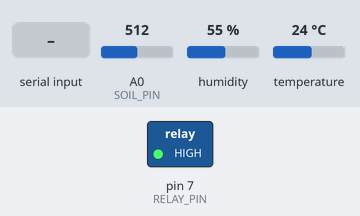
The sketch below on a simulated Arduino Uno, built with avr-gcc and run on an emulated ATmega328P. Shown: switched loads named in the sketch (green lamp = pin HIGH). Inputs (shaded band) come from the test bench; at power-on: A0 (SOIL_PIN) = 512, humidity 55 %, temperature 24 °C. The modem accepts every AT command (registered, SIM ready, sends succeed) and sends nothing else; what the sketch prints to the serial monitor is not drawn.

Above: at 2.4 s.
2.5 s: "ON" received over the second serial link
At 5.0 s:
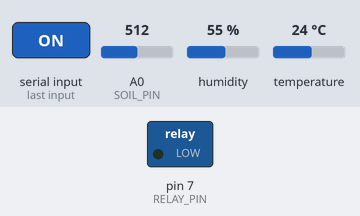
7.7 s: "OFF" received over the second serial link
At 9.3 s:
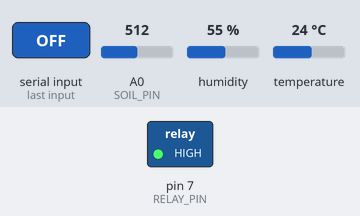
Timing chart, 0 to 10.8 s (numbered marks = the images above; inputs shaded):
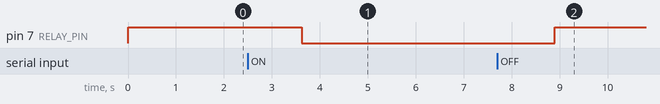

Measured:
- after the input at 2.5 s, pin 7 (RELAY_PIN): HIGH → LOW after 1.1 s
- after the input at 7.7 s, pin 7 (RELAY_PIN): LOW → HIGH after 1.2 s

The sketch:

sketch_oct19a.ino.ino
```cpp
#include <SoftwareSerial.h>
#include <DHT.h>

#define DHTPIN 2
#define DHTTYPE DHT11   // change to DHT22 if using DHT22
#define RELAY_PIN 7
#define SOIL_PIN A0
#define GSM_TX 9
#define GSM_RX 10

SoftwareSerial gsm(GSM_RX, GSM_TX);
DHT dht(DHTPIN, DHTTYPE);

bool pumpState = false; // false = OFF, true = ON
unsigned long lastSend = 0;
const unsigned long sendInterval = 5000; // 5 seconds

void setup() {
  Serial.begin(9600);        // Serial to PC
  gsm.begin(9600);          // SoftwareSerial to GSM
  dht.begin();
  pinMode(RELAY_PIN, OUTPUT);
  digitalWrite(RELAY_PIN, HIGH); // relay off (active LOW)
  Serial.println("System start");

  // Check GSM without blocking
  gsm.println("AT");
  delay(200);
  if (gsm.available()) {
    String r = gsm.readString();
    if (r.indexOf("OK") != -1) Serial.println("GSM Module Connected ✅");
    else Serial.println("GSM Module Not Responding ❌");
  } else {
    Serial.println("GSM Module Not Connected ❌");
  }
}

void loop() {
  // Read sensors
  int soilValue = analogRead(SOIL_PIN);     // raw analog (0-1023)
  float humidity = dht.readHumidity();
  float temperature = dht.readTemperature();

  // Protect against failed DHT reads
  if (isnan(humidity) || isnan(temperature)) {
    Serial.println("DHT read failed");
    humidity = -1;
    temperature = -100;
  }

  // Non-blocking: check GSM input (SMS)
  if (gsm.available()) {
    String msg = gsm.readString();
    msg.toUpperCase();
    Serial.print("GSM RX: ");
    Serial.println(msg);
    if (msg.indexOf("ON") != -1) {
      pumpState = true;
      Serial.println("Pump -> ON (via SMS)");
    } else if (msg.indexOf("OFF") != -1) {
      pumpState = false;
      Serial.println("Pump -> OFF (via SMS)");
    }
  }

  // Apply pump state to relay (active LOW)
  if (pumpState) digitalWrite(RELAY_PIN, LOW);
  else digitalWrite(RELAY_PIN, HIGH);

  // Send CSV line to USB Serial every 5s
  unsigned long now = millis();
  if (now - lastSend >= sendInterval) {
    lastSend = now;
    // format: soil,temperature,humidity
    Serial.print(soilValue);
    Serial.print(",");
    Serial.print(temperature);
    Serial.print(",");
    Serial.println(humidity);
  }

  // short delay for stable loop
  delay(200);
}
```
